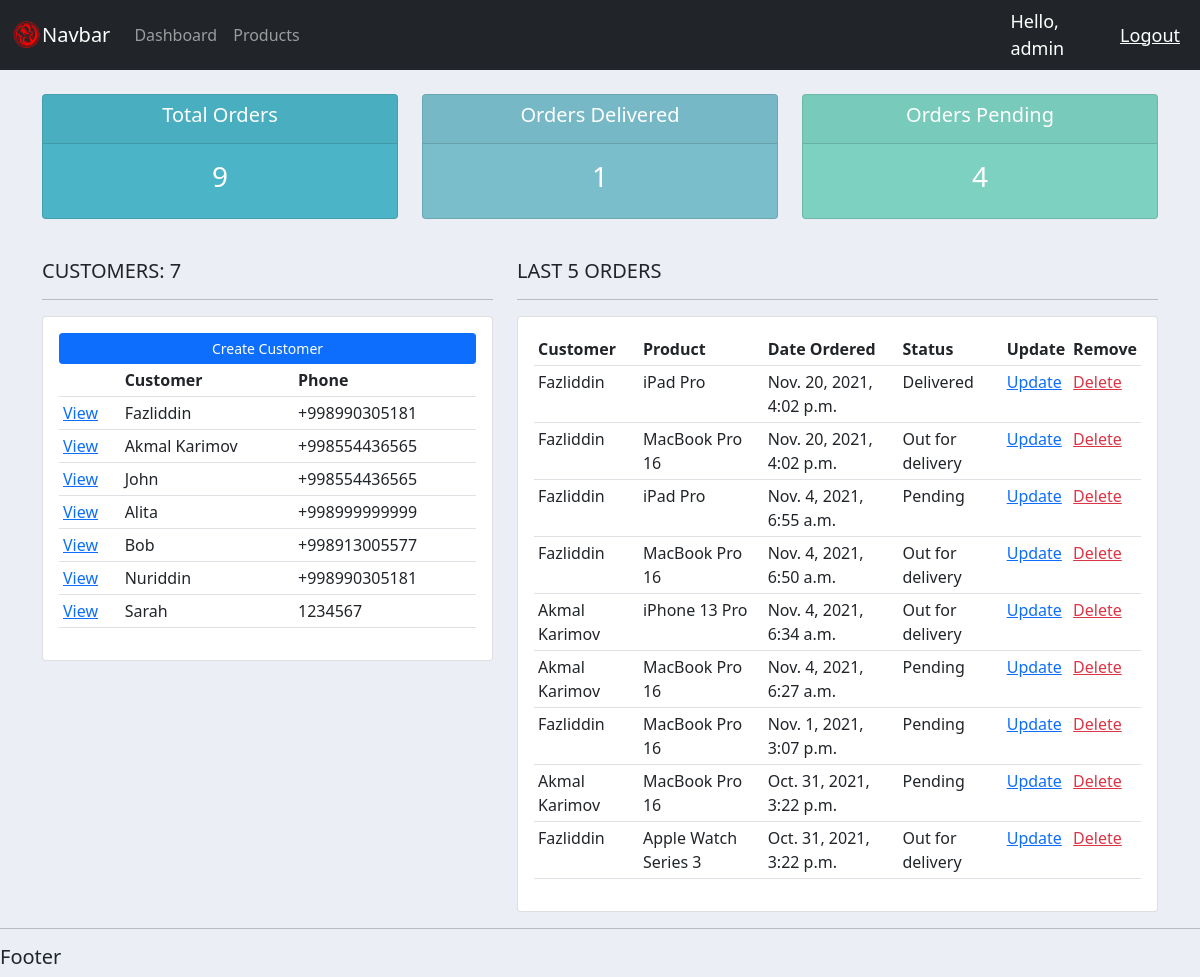
The app's page / (signed in) with its own data.
### accounts/models.py (models this page shows, shortened)
class Customer(models.Model):
    user = models.OneToOneField(User, on_delete=models.CASCADE, null=True)
    name = models.CharField(max_length=200)
    phone = models.CharField(max_length=200)
    email = models.CharField(max_length=200)
    profile_pic = models.ImageField(null=True, blank=True)
    date_created = models.DateTimeField(auto_now_add=True)

class Order(models.Model):
    STATUS = (
        ('Pending', 'Pending'),
        ('Out for delivery', 'Out for delivery'),
        ('Delivered', 'Delivered')
    )
    customer = models.ForeignKey(Customer, on_delete=models.SET_NULL, null=True)
    product = models.ForeignKey(Product, on_delete=models.SET_NULL, null=True)
    date_created = models.DateTimeField(auto_now_add=True, null=True)
    status = models.CharField(max_length=200, null=True, choices=STATUS)
    note = models.CharField(max_length=500, null=True)

class Product(models.Model):
    CATEGORY = (
        ('Indoor', 'Indoor'),
        ('Out Door', 'Out Door'),
    )
    name = models.CharField(max_length=200)
    price = models.FloatField(null=True)
    category = models.CharField(max_length=200, null=True, choices=CATEGORY)
    description = models.CharField(max_length=200)
    date_created = models.DateTimeField(auto_now_add=True, null=True)
    tags = models.ManyToManyField(Tag)

### accounts/decorators.py (the view)
    def wrapper_func(request, *args, **kwargs):
        group = None
        if request.user.groups.exists():
            group = request.user.groups.all()[0].name
        if group == 'customer':
            return redirect('user-page')
        elif group == 'admin':
            return view_func(request, *args, **kwargs)
        else:
            return HttpResponse('You are not authorized')

### accounts/views.py (called while the page is built)
@login_required(login_url="login")
@admin_only
def home(request):
    orders = Order.objects.all().order_by('-date_created')
    customers = Customer.objects.all()
    total_customers = customers.count()
    total_orders = orders.count()
    delivered = orders.filter(status="Delivered").count()
    pending = orders.filter(status='Pending').count()
    context = {
        'orders': orders,
        'customers': customers,
        'total_customers': total_customers,
        'total_orders': total_orders,
        'delivered': delivered,
        'pending': pending
    }
    return render(request, 'accounts/dashboard.html', context)

### templates/accounts/dashboard.html
{% extends 'accounts/base.html' %}
{% block content %}
    {% include 'accounts/status.html' %}
    <br>
    <div class="row">
        <div class="col-md-5">
            <h5>CUSTOMERS: {{ total_customers }}</h5>
            <hr>
            <div class="card card-body">
                <a class="btn btn-primary  btn-sm btn-block" href="">Create Customer</a>
                <table class="table table-sm">
                    <tr>
                        <th></th>
                        <th>Customer</th>
                        <th>Phone</th>
                    </tr>
                    {% for customer in customers %}
                        <tr>
                            <td><a href="{% url 'customer-detail' customer.pk %}">View</a></td>
                            <td>{{ customer.name }}</td>
                            <td>{{ customer.phone }}</td>
                        </tr>
                    {% endfor %}
                </table>
            </div>
        </div>
        <div class="col-md-7">
            <h5>LAST 5 ORDERS</h5>
            <hr>
            <div class="card card-body">
                <table class="table table-sm">
                    <tr>
                        <th>Customer</th>
                        <th>Product</th>
                        <th>Date Ordered</th>
                        <th>Status</th>
                        <th>Update</th>
                        <th>Remove</th>
                    </tr>
                    {% for order in orders %}
                        <tr>
                            <td>{{ order.customer.name }}</td>
                            <td>{{ order.product.name }}</td>
                            <td>{{ order.date_created }}</td>
                            <td>{{ order.status }}</td>
                            <td><a href="{% url 'update-order' order.pk %}" class="text-primary">Update</a></td>
                            <td><a href="{% url 'delete-order' order.pk %}" class="text-danger">Delete</a></td>
                        </tr>
                    {% endfor %}
                </table>
            </div>
        </div>
    </div>
{% endblock %}

### templates/accounts/navbar.html (shortened to what this page needs)
{% load static %}
<nav class="navbar navbar-expand-lg navbar-dark bg-dark">
    <div class="container-fluid">
        <img src="{% static 'images/logogo.png' %}" alt="logo" style="width: 30px;">
        <a class="navbar-brand" href="{% url 'home' %}">Navbar</a>
        <div class="collapse navbar-collapse" id="navbarNav">
            <ul class="navbar-nav">
                {% if request.user.is_staff %}
                    <li class="nav-item active">
                        <a class="nav-link" href="{% url 'home' %}">Dashboard</a>
                    </li>
                    <li class="nav-item">
                        <a class="nav-link" href="{% url 'product-list' %}">Products</a>
                    </li>
                {% else %}
                    <li class="nav-item">
                        <a class="nav-link" href="{% url 'account' %}">Settings</a>
                    </li>
                {% endif %}
            </ul>
        </div>
    </div>
    <span class="hello-msg">Hello, {{ request.user }}</span>
    <span><a class="hello-msg" href="{% url 'logout' %}">Logout</a></span>
</nav>

### static/css/main.css (style rules this page uses)
body { background-color: #ebeff5; }

### templates/accounts/navbar.html (style rules this page uses)
.hello-msg { font-size: 18px; color: #fff; margin-right: 20px; }

### records on screen
Customer: name "Fazliddin", phone "+998990305181"
Customer: name "Akmal Karimov", phone "+998554436565"
Customer: name "John", phone "+998554436565"
Customer: name "Alita", phone "+998999999999"
Customer: name "Bob", phone "+998913005577"
Customer: name "Nuriddin", phone "+998990305181"
Customer: name "Sarah", phone "1234567"
Order: customer.name "Fazliddin", product.name "iPad Pro", date_created "Nov. 20, 2021, 4:02 p.m.", status "Delivered"
Order: customer.name "Fazliddin", product.name "MacBook Pro 16", date_created "Nov. 20, 2021, 4:02 p.m.", status "Out for delivery"
Order: customer.name "Fazliddin", product.name "iPad Pro", date_created "Nov. 4, 2021, 6:55 a.m.", status "Pending"
Order: customer.name "Fazliddin", product.name "MacBook Pro 16", date_created "Nov. 4, 2021, 6:50 a.m.", status "Out for delivery"
Order: customer.name "Akmal Karimov", product.name "iPhone 13 Pro", date_created "Nov. 4, 2021, 6:34 a.m.", status "Out for delivery"
Order: customer.name "Akmal Karimov", product.name "MacBook Pro 16", date_created "Nov. 4, 2021, 6:27 a.m.", status "Pending"
Order: customer.name "Fazliddin", product.name "MacBook Pro 16", date_created "Nov. 1, 2021, 3:07 p.m.", status "Pending"
Order: customer.name "Akmal Karimov", product.name "MacBook Pro 16", date_created "Oct. 31, 2021, 3:22 p.m.", status "Pending"
Order: customer.name "Fazliddin", product.name "Apple Watch Series 3", date_created "Oct. 31, 2021, 3:22 p.m.", status "Out for delivery"

### other values on screen
{{ request.user }} "admin"
{{ total_orders }} "9"
{{ delivered }} "1"
{{ pending }} "4"
{{ total_customers }} "7"
